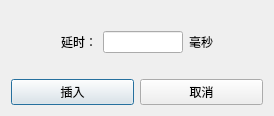
<?xml version="1.0" encoding="UTF-8"?>
<ui version="4.0">
 <class>Dialog</class>
 <widget class="QDialog" name="Dialog">
  <property name="geometry">
   <rect>
    <x>0</x>
    <y>0</y>
    <width>274</width>
    <height>116</height>
   </rect>
  </property>
  <property name="windowTitle">
   <string>设置坐标系</string>
  </property>
  <layout class="QVBoxLayout" name="verticalLayout_2" stretch="1,0">
   <item>
    <layout class="QVBoxLayout" name="verticalLayout" stretch="2">
     <item>
      <layout class="QVBoxLayout" name="verticalLayout_3">
       <property name="topMargin">
        <number>0</number>
       </property>
       <property name="bottomMargin">
        <number>0</number>
       </property>
       <item>
        <layout class="QHBoxLayout" name="horizontalLayout_6">
         <property name="leftMargin">
          <number>50</number>
         </property>
         <property name="rightMargin">
          <number>50</number>
         </property>
         <item>
          <widget class="QLabel" name="label_3">
           <property name="text">
            <string>延时：</string>
           </property>
          </widget>
         </item>
         <item>
          <widget class="QLineEdit" name="et_delay_s"/>
         </item>
         <item>
          <widget class="QLabel" name="label">
           <property name="text">
            <string>毫秒</string>
           </property>
          </widget>
         </item>
        </layout>
       </item>
      </layout>
     </item>
    </layout>
   </item>
   <item>
    <layout class="QHBoxLayout" name="horizontalLayout">
     <item>
      <widget class="QPushButton" name="btn_delay_insert">
       <property name="text">
        <string>插入</string>
       </property>
      </widget>
     </item>
     <item>
      <widget class="QPushButton" name="btn_delay_cancel">
       <property name="text">
        <string>取消</string>
       </property>
      </widget>
     </item>
    </layout>
   </item>
  </layout>
 </widget>
 <resources/>
 <connections/>
</ui>
